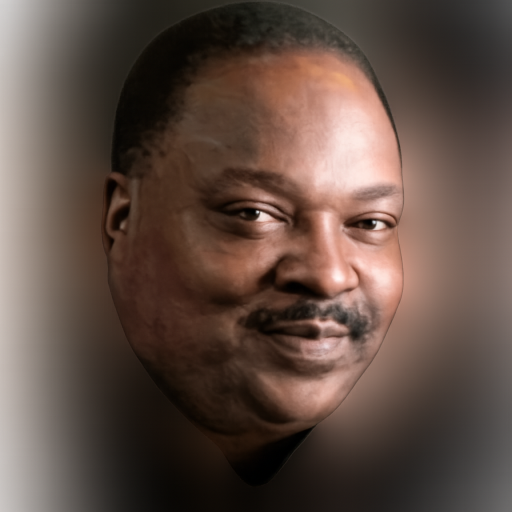
#> input picture opencv tuting my way through/Son.png, 1024 x 1024 px, found by its file name (shown at 1/2 size)
$ python rotation.py
#> lines starting #> are read from the running program, lines starting #| are printed output that depends on the picture
import cv2

image = cv2.imread("opencv tuting my way through\Son.png")
#> image is the input picture: shape (1024, 1024, 3); mean B, G, R 68.4, 77.3, 95.7

if image is not None:
    print("Image Loaded Successfully")
    (h, w) = image.shape[:2]#sliced to get the height and width of the image only
#> h = 1024; w = 1024
    center = (w // 2, h // 2) #center of the image
#> center = (512, 512)
    M = cv2.getRotationMatrix2D(center, 90, 1.0) #rotation matrix, -90 for anti clockwise, (center,angle,scale 1.0 is same scale , 0.5 is half scale, 2.0 is double scale)
    rotated = cv2.warpAffine(image, M, (w, h)) #warpAffine is used to rotate the image(original one)
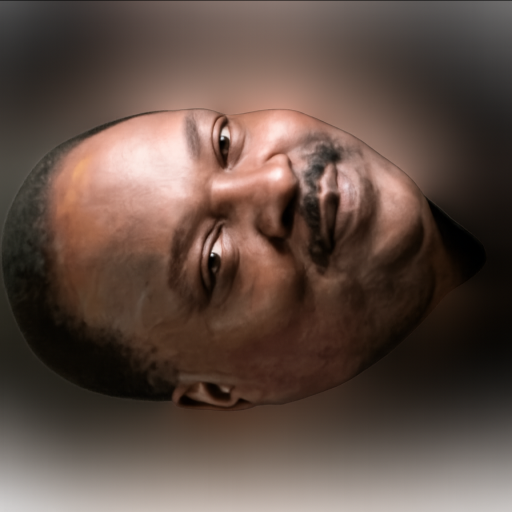
#> rotated: shape (1024, 1024, 3) (shown at 1/2 size); mean B, G, R 68.2, 77.1, 95.5
    cv2.imshow("Original Son Image", image)
    cv2.imshow("Rotated Son Image", rotated)
    cv2.imwrite("Rotated_Son.png",rotated) #always save the resized image with a new name to avoid overwriting the original image
    cv2.waitKey(0)
    cv2.destroyAllWindows()
else:
    print("Image not found - Error")
